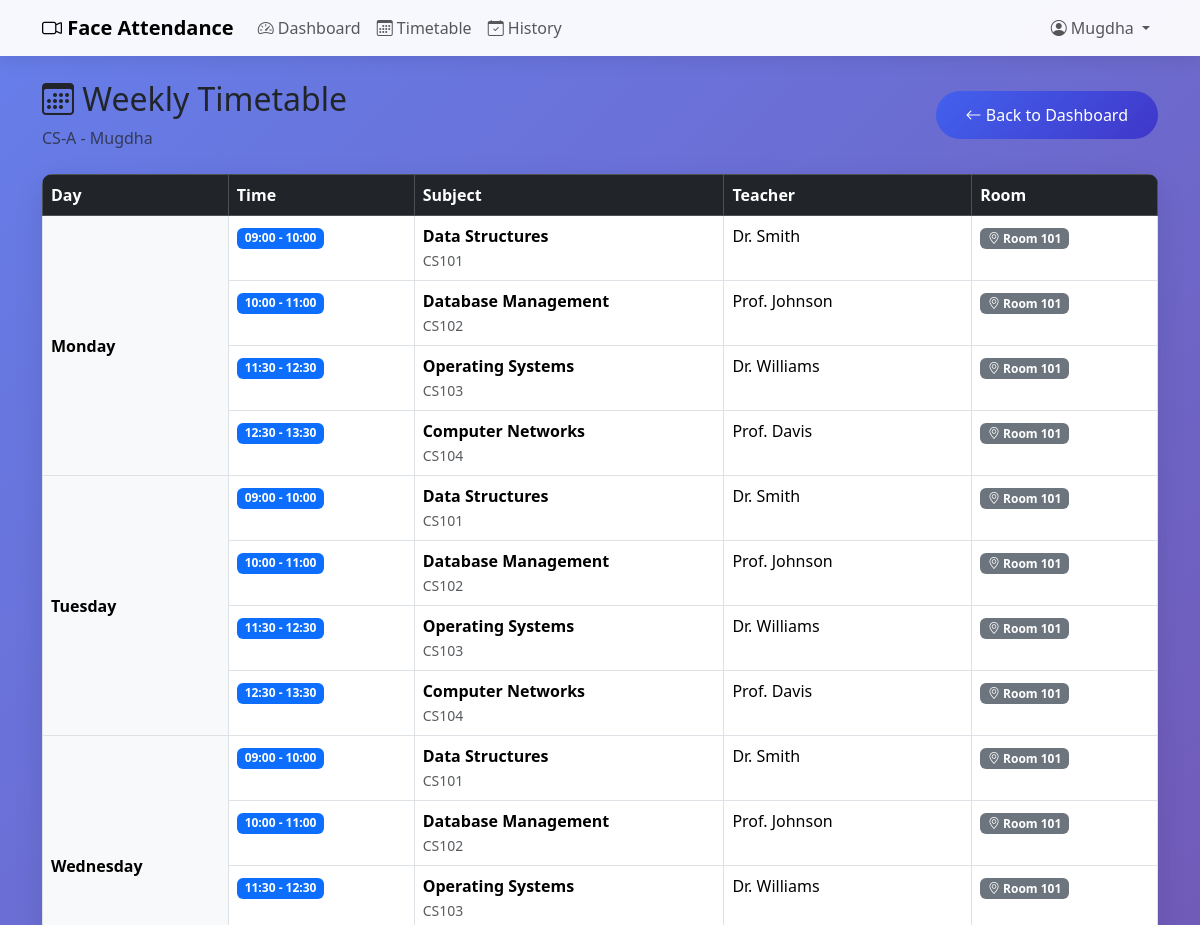
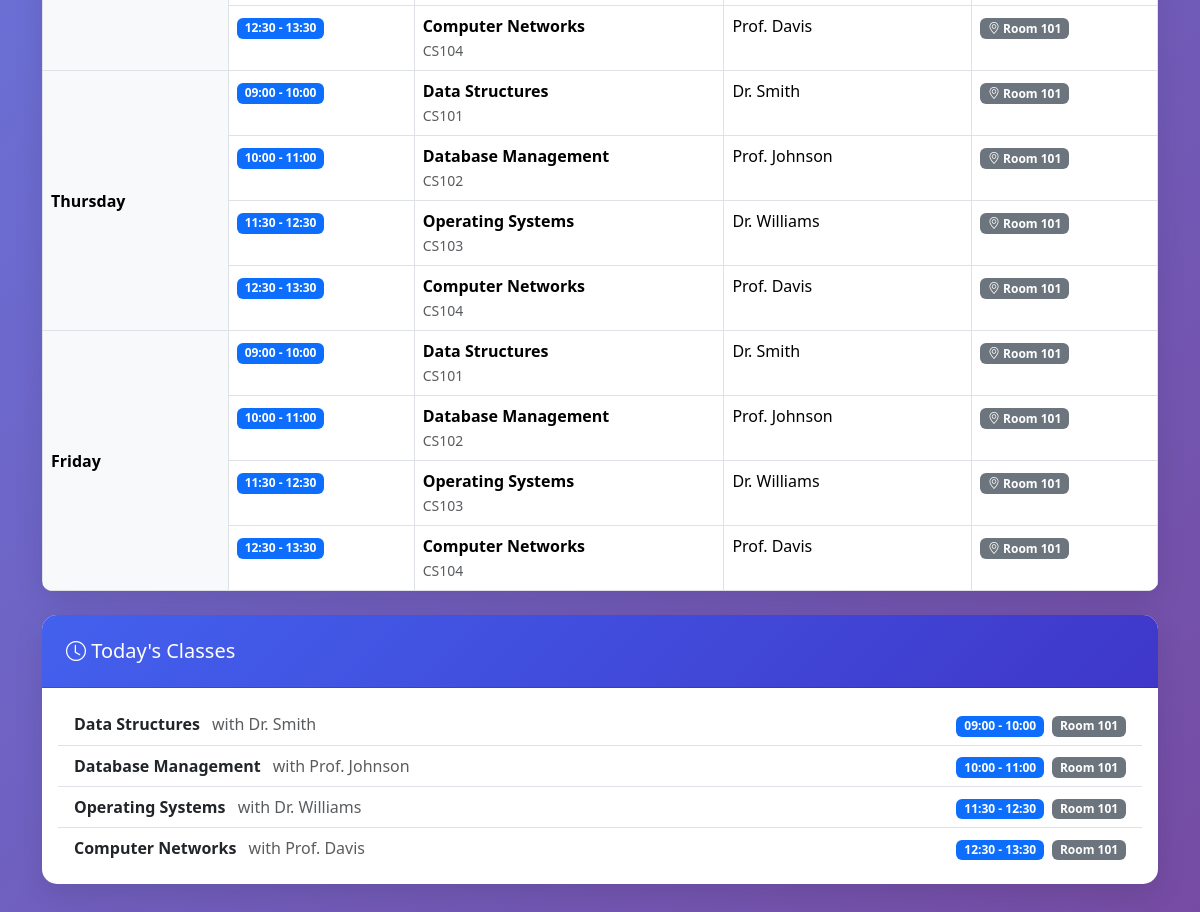
Screenshot of /timetable/ (signed in) with the database file from the repository (2 pictures, top to bottom).
### core/models.py (models this page shows, shortened)
class Student(models.Model):
    user = models.OneToOneField(User, on_delete=models.CASCADE, related_name='student_profile')
    roll_no = models.CharField(max_length=20, unique=True)
    name = models.CharField(max_length=100)
    classroom = models.ForeignKey(Classroom, on_delete=models.CASCADE, related_name='students')
    face_folder_name = models.CharField(max_length=100, blank=True, help_text="Folder name in known_faces/")
    photo_straight = models.CharField(max_length=255, blank=True, help_text="Front-facing photo path")
    photo_left = models.CharField(max_length=255, blank=True, help_text="Looking left photo path")
    photo_right = models.CharField(max_length=255, blank=True, help_text="Looking right photo path")
    class Meta:
        ordering = ['roll_no']

class Classroom(models.Model):
    name = models.CharField(max_length=50, unique=True)  # e.g., "CS-A", "IT-B"
    description = models.TextField(blank=True)
    def __str__(self):
        return self.name
    class Meta:
        ordering = ['name']

class Timetable(models.Model):
    DAYS_OF_WEEK = [
        (0, 'Monday'),
        (1, 'Tuesday'),
        (2, 'Wednesday'),
        (3, 'Thursday'),
        (4, 'Friday'),
        (5, 'Saturday'),
        (6, 'Sunday'),
    ]
    room = models.ForeignKey(Room, on_delete=models.CASCADE, related_name='timetable_entries', null=True, blank=True)
    classroom = models.ForeignKey(Classroom, on_delete=models.CASCADE, related_name='timetable_entries')
    subject = models.ForeignKey(Subject, on_delete=models.CASCADE, related_name='timetable_entries')
    teacher = models.ForeignKey(Teacher, on_delete=models.CASCADE, related_name='timetable_entries')
    day_of_week = models.IntegerField(choices=DAYS_OF_WEEK)
    start_time = models.TimeField()
    end_time = models.TimeField()
    is_recurring = models.BooleanField(default=True, help_text="False for extra/one-time lectures")
    extra_date = models.DateField(null=True, blank=True, help_text="Specific date for non-recurring lectures")
    class Meta:
        ordering = ['day_of_week', 'start_time']
        unique_together = ['room', 'day_of_week', 'start_time']

class Subject(models.Model):
    name = models.CharField(max_length=100)
    code = models.CharField(max_length=20, unique=True)  # e.g., "CS101"
    class Meta:
        ordering = ['code']

class Teacher(models.Model):
    user = models.OneToOneField(User, on_delete=models.CASCADE, related_name='teacher_profile', null=True, blank=True)
    name = models.CharField(max_length=100)
    email = models.EmailField(blank=True)
    class Meta:
        ordering = ['name']

class Room(models.Model):
    name = models.CharField(max_length=50, unique=True)  # e.g., "Room 101", "Lab 1"
    description = models.TextField(blank=True)
    camera_index = models.IntegerField(default=0, help_text="Camera index for cv2.VideoCapture (0 for default)")
    class Meta:
        ordering = ['name']

### core/views.py (the view)
# urls.py: path('timetable/', views.timetable_view, name='timetable'),
@login_required
def timetable_view(request):
    try:
        student = request.user.student_profile
    except Student.DoesNotExist:
        messages.error(request, "You don't have a student profile.")
        return redirect('login')
    timetable_entries = Timetable.objects.filter(
        classroom=student.classroom,
        is_recurring=True
    ).select_related('subject', 'teacher', 'room').order_by('day_of_week', 'start_time')
    days = ['Monday', 'Tuesday', 'Wednesday', 'Thursday', 'Friday', 'Saturday', 'Sunday']
    timetable_by_day = {}
    for day_idx, day_name in enumerate(days):
        day_entries = timetable_entries.filter(day_of_week=day_idx)
        if day_entries.exists():
            timetable_by_day[day_name] = day_entries
    today = timezone.now().date()
    today_day_of_week = today.weekday()  # 0 = Monday, 6 = Sunday
    todays_classes = timetable_entries.filter(day_of_week=today_day_of_week)
    today_name = days[today_day_of_week]
    context = {
        'student': student,
        'timetable_by_day': timetable_by_day,
        'days': days[:5],  # Monday to Friday only for display
        'todays_classes': todays_classes,
        'today_name': today_name,
    }
    return render(request, 'core/timetable.html', context)

### templates/core/timetable.html (shortened to what this page needs)
{% extends 'base.html' %}
{% block content %}
<div class="row mb-4">
    <div class="col-12">
        <div class="d-flex justify-content-between align-items-center">
            <div>
                <h2><i class="bi bi-calendar3"></i> Weekly Timetable</h2>
                <p class="text-muted mb-0">{{ student.classroom }} - {{ student.name }}</p>
            </div>
            <a href="{% url 'dashboard' %}" class="btn btn-primary">
                <i class="bi bi-arrow-left"></i> Back to Dashboard
            </a>
        </div>
    </div>
</div>
<div class="row">
    <div class="col-12">
        <div class="card">
            <div class="card-body p-0">
                {% if timetable_by_day %}
                <div class="table-responsive">
                    <table class="table table-bordered mb-0">
                        <thead class="table-dark">
                            <tr>
                                <th style="width: 15%;">Day</th>
                                <th style="width: 15%;">Time</th>
                                <th style="width: 25%;">Subject</th>
                                <th style="width: 20%;">Teacher</th>
                                <th style="width: 15%;">Room</th>
                            </tr>
                        </thead>
                        <tbody>
                            {% for day, entries in timetable_by_day.items %}
                                {% for entry in entries %}
                                <tr>
                                    {% if forloop.first %}
                                    <td rowspan="{{ entries.count }}" class="align-middle fw-bold bg-light">
                                        {{ day }}
                                    </td>
                                    {% endif %}
                                    <td>
                                        <span class="badge bg-primary">
                                            {{ entry.start_time|time:"H:i" }} - {{ entry.end_time|time:"H:i" }}
                                        </span>
                                    </td>
                                    <td>
                                        <strong>{{ entry.subject.name }}</strong>
                                        <br><small class="text-muted">{{ entry.subject.code }}</small>
                                    </td>
                                    <td>{{ entry.teacher.name }}</td>
                                    <td>
                                        <span class="badge bg-secondary">
                                            <i class="bi bi-geo-alt"></i> {{ entry.room.name }}
                                        </span>
                                    </td>
                                </tr>
                                {% endfor %}
                            {% endfor %}
                        </tbody>
                    </table>
                </div>
                {% else %}
                <div class="text-center py-5">
                    <i class="bi bi-calendar-x text-muted" style="font-size: 4rem;"></i>
                    <h4 class="text-muted mt-3">No timetable available</h4>
                    <p class="text-muted">Contact your administrator to set up the timetable.</p>
                </div>
                {% endif %}
            </div>
        </div>
    </div>
</div>
<div class="row mt-4">
    <div class="col-12">
        <div class="card border-primary">
            <div class="card-header bg-primary text-white">
                <h5 class="mb-0"><i class="bi bi-clock"></i> Today's Classes</h5>
            </div>
            <div class="card-body">
                {% with today=timetable_by_day|default_if_none:"" %}
                {% if todays_classes %}
                <div class="list-group list-group-flush">
                    {% for entry in todays_classes %}
                    <div class="list-group-item d-flex justify-content-between align-items-center">
                        <div>
                            <strong>{{ entry.subject.name }}</strong>
                            <span class="text-muted ms-2">with {{ entry.teacher.name }}</span>
                        </div>
                        <div>
                            <span class="badge bg-primary">{{ entry.start_time|time:"H:i" }} - {{ entry.end_time|time:"H:i" }}</span>
                            <span class="badge bg-secondary ms-1">{{ entry.room.name }}</span>
                        </div>
                    </div>
                    {% endfor %}
                </div>
                {% else %}
                <p class="text-muted mb-0 text-center">No classes scheduled for today!</p>
                {% endif %}
                {% endwith %}
            </div>
        </div>
    </div>
</div>
<div class="mb-5 pb-4"></div>
{% endblock %}

### templates/base.html (shortened to what this page needs)
<!DOCTYPE html>
<html lang="en">
<head>
    <link href="https://cdn.jsdelivr.net/npm/bootstrap@5.3.2/dist/css/bootstrap.min.css" rel="stylesheet">
    <link rel="stylesheet" href="https://cdn.jsdelivr.net/npm/bootstrap-icons@1.11.1/font/bootstrap-icons.css">
</head>
<body>
    {% if user.is_authenticated %}
    <nav class="navbar navbar-expand-lg navbar-light bg-light mb-4">
        <div class="container">
            {% if user.teacher_profile %}
            <a class="navbar-brand fw-bold text-success" href="{% url 'teacher_dashboard' %}">
                <i class="bi bi-person-workspace"></i> Teacher Portal
            </a>
            <button class="navbar-toggler" type="button" data-bs-toggle="collapse" data-bs-target="#navbarNav">
                <span class="navbar-toggler-icon"></span>
            </button>
            <div class="collapse navbar-collapse" id="navbarNav">
                <ul class="navbar-nav me-auto">
                    <li class="nav-item">
                        <a class="nav-link" href="{% url 'teacher_dashboard' %}"><i class="bi bi-speedometer2"></i> Dashboard</a>
                    </li>
                    <li class="nav-item">
                        <a class="nav-link" href="{% url 'teacher_timetable' %}"><i class="bi bi-calendar3"></i> My Timetable</a>
                    </li>
                    <li class="nav-item">
                        <a class="nav-link" href="{% url 'teacher_lecture_history' %}"><i class="bi bi-clock-history"></i> Lecture History</a>
                    </li>
                    <li class="nav-item">
                        <a class="nav-link" href="{% url 'teacher_schedule_extra' %}"><i class="bi bi-plus-circle"></i> Schedule Extra</a>
                    </li>
                    <li class="nav-item">
                        <a class="nav-link" href="{% url 'teacher_cancel_lectures' %}"><i class="bi bi-calendar-x"></i> Cancel Lectures</a>
                    </li>
                </ul>
                <ul class="navbar-nav">
                    <li class="nav-item dropdown">
                        <a class="nav-link dropdown-toggle" href="#" id="navbarDropdown" role="button" data-bs-toggle="dropdown">
                            <i class="bi bi-person-circle text-success"></i> {{ user.teacher_profile.name }}
                        </a>
                        <ul class="dropdown-menu dropdown-menu-end">
                            <li><a class="dropdown-item" href="{% url 'logout' %}"><i class="bi bi-box-arrow-right"></i> Logout</a></li>
                        </ul>
                    </li>
                </ul>
            </div>
            {% elif user.student_profile %}
            <a class="navbar-brand fw-bold" href="{% url 'dashboard' %}">
                <i class="bi bi-camera-video"></i> Face Attendance
            </a>
            <div class="collapse navbar-collapse" id="navbarNav">
                <ul class="navbar-nav me-auto">
                    <li class="nav-item">
                        <a class="nav-link" href="{% url 'dashboard' %}"><i class="bi bi-speedometer2"></i> Dashboard</a>
                    </li>
                    <li class="nav-item">
                        <a class="nav-link" href="{% url 'timetable' %}"><i class="bi bi-calendar3"></i> Timetable</a>
                    </li>
                    <li class="nav-item">
                        <a class="nav-link" href="{% url 'attendance_history' %}"><i class="bi bi-calendar-check"></i> History</a>
                    </li>
                </ul>
                <ul class="navbar-nav">
                    <li class="nav-item dropdown">
                        <a class="nav-link dropdown-toggle" href="#" id="navbarDropdown" role="button" data-bs-toggle="dropdown">
                            <i class="bi bi-person-circle"></i> {{ user.student_profile.name }}
                        </a>
                    </li>
                </ul>
            </div>
            {% endif %}
        </div>
    </nav>
    {% endif %}
    <div class="container">
        {% block content %}{% endblock %}
    </div>
</body>
</html>

### templates/base.html (style rules this page uses)
:root { --primary-color: #4361ee; --secondary-color: #3f37c9; --success-color: #06d6a0; --danger-color: #ef476f; --warning-color: #ffd166; }
body { background: linear-gradient(135deg, #667eea 0%, #764ba2 100%); min-height: 100vh; }
.card { border: none; border-radius: 15px; box-shadow: 0 10px 30px rgba(0, 0, 0, 0.1); }
.card-header { background: linear-gradient(135deg, var(--primary-color), var(--secondary-color)); color: white; border-radius: 15px 15px 0 0 !important; padding: 1.5rem; }
.btn-primary { background: linear-gradient(135deg, var(--primary-color), var(--secondary-color)); border: none; padding: 12px 30px; border-radius: 25px; transition: transform 0.3s ease, box-shadow 0.3s ease; }
.navbar { background: rgba(255, 255, 255, 0.95) !important; box-shadow: 0 2px 20px rgba(0, 0, 0, 0.1); }
.table { border-radius: 10px; overflow: hidden; }

### rows the page displays
Student: classroom "CS-A", name "Mugdha"
Timetable: day "Monday", start_time "09:00", end_time "10:00", subject.name "Data Structures", subject.code "CS101", teacher.name "Dr. Smith", room.name "Room 101"
Timetable: start_time "10:00", end_time "11:00", subject.name "Database Management", subject.code "CS102", teacher.name "Prof. Johnson", room.name "Room 101"
Timetable: start_time "11:30", end_time "12:30", subject.name "Operating Systems", subject.code "CS103", teacher.name "Dr. Williams", room.name "Room 101"
Timetable: start_time "12:30", end_time "13:30", subject.name "Computer Networks", subject.code "CS104", teacher.name "Prof. Davis", room.name "Room 101"
Timetable: day "Tuesday", start_time "09:00", end_time "10:00", subject.name "Data Structures", subject.code "CS101", teacher.name "Dr. Smith", room.name "Room 101"
Timetable: start_time "10:00", end_time "11:00", subject.name "Database Management", subject.code "CS102", teacher.name "Prof. Johnson", room.name "Room 101"
Timetable: start_time "11:30", end_time "12:30", subject.name "Operating Systems", subject.code "CS103", teacher.name "Dr. Williams", room.name "Room 101"
Timetable: start_time "12:30", end_time "13:30", subject.name "Computer Networks", subject.code "CS104", teacher.name "Prof. Davis", room.name "Room 101"
Timetable: day "Wednesday", start_time "09:00", end_time "10:00", subject.name "Data Structures", subject.code "CS101", teacher.name "Dr. Smith", room.name "Room 101"
Timetable: start_time "10:00", end_time "11:00", subject.name "Database Management", subject.code "CS102", teacher.name "Prof. Johnson", room.name "Room 101"
Timetable: start_time "11:30", end_time "12:30", subject.name "Operating Systems", subject.code "CS103", teacher.name "Dr. Williams", room.name "Room 101"
Timetable: start_time "12:30", end_time "13:30", subject.name "Computer Networks", subject.code "CS104", teacher.name "Prof. Davis", room.name "Room 101"
Timetable: day "Thursday", start_time "09:00", end_time "10:00", subject.name "Data Structures", subject.code "CS101", teacher.name "Dr. Smith", room.name "Room 101"
Timetable: start_time "10:00", end_time "11:00", subject.name "Database Management", subject.code "CS102", teacher.name "Prof. Johnson", room.name "Room 101"
Timetable: start_time "11:30", end_time "12:30", subject.name "Operating Systems", subject.code "CS103", teacher.name "Dr. Williams", room.name "Room 101"
Timetable: start_time "12:30", end_time "13:30", subject.name "Computer Networks", subject.code "CS104", teacher.name "Prof. Davis", room.name "Room 101"
Timetable: day "Friday", start_time "09:00", end_time "10:00", subject.name "Data Structures", subject.code "CS101", teacher.name "Dr. Smith", room.name "Room 101"
Timetable: start_time "10:00", end_time "11:00", subject.name "Database Management", subject.code "CS102", teacher.name "Prof. Johnson", room.name "Room 101"
Timetable: start_time "11:30", end_time "12:30", subject.name "Operating Systems", subject.code "CS103", teacher.name "Dr. Williams", room.name "Room 101"
Timetable: start_time "12:30", end_time "13:30", subject.name "Computer Networks", subject.code "CS104", teacher.name "Prof. Davis", room.name "Room 101"

### other values shown
{{ user.student_profile.name }} "Mugdha"
